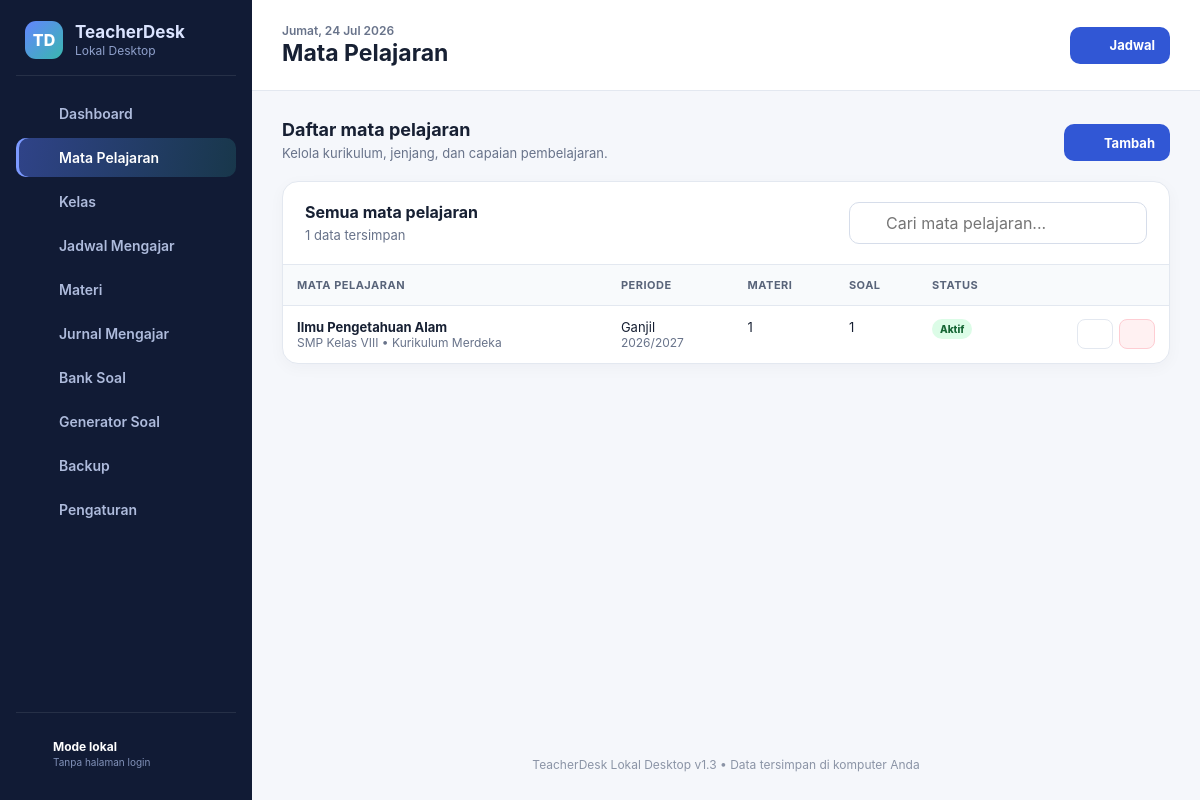
Screenshot of /index.php?page=subjects with the database file from the repository.
### tables this page shows
CREATE TABLE subjects (
    id BIGINT UNSIGNED AUTO_INCREMENT PRIMARY KEY,
    name VARCHAR(150) NOT NULL,
    grade_level VARCHAR(120) NOT NULL,
    semester VARCHAR(20) NOT NULL DEFAULT 'Ganjil',
    academic_year VARCHAR(20) NOT NULL,
    curriculum VARCHAR(120) NULL,
    description TEXT NULL,
    learning_outcomes TEXT NULL,
    status ENUM('active','archived') NOT NULL DEFAULT 'active',
    created_at TIMESTAMP DEFAULT CURRENT_TIMESTAMP,
    updated_at TIMESTAMP DEFAULT CURRENT_TIMESTAMP ON UPDATE CURRENT_TIMESTAMP,
    INDEX idx_subject_status (status),
    INDEX idx_subject_name (name)
);

### index.php (called while the page is built, shortened)
<?php
$page = $_GET['page'] ?? 'dashboard';
require __DIR__ . '/includes/header.php';
require __DIR__ . '/includes/sidebar.php';
require __DIR__ . '/pages/' . $page . '.php';
require __DIR__ . '/includes/footer.php';

### pages/subjects.php (the view, shortened to what this page needs)
<?php
$subjects = $db->query('SELECT s.*,(SELECT COUNT(*) FROM materials m WHERE m.subject_id=s.id) material_count,(SELECT COUNT(*) FROM questions q WHERE q.subject_id=s.id) question_count FROM subjects s ORDER BY s.status,s.name')->fetchAll();
?>
<div class="section-title"><div><h2>Daftar mata pelajaran</h2><p>Kelola kurikulum, jenjang, dan capaian pembelajaran.</p></div><a class="btn btn-primary" href="<?= url('subjects',['create'=>1]) ?>"><?= icon('plus',17) ?> Tambah</a></div>
<section class="card mt-3"><div class="card-header"><div><h2>Semua mata pelajaran</h2><p><?= count($subjects) ?> data tersimpan</p></div><div class="search-box"><?= icon('search',17) ?><input class="form-control" placeholder="Cari mata pelajaran..." data-filter-table="#subject-table"></div></div><div class="table-wrap"><table class="data-table" id="subject-table"><thead><tr><th>Mata pelajaran</th><th>Periode</th><th>Materi</th><th>Soal</th><th>Status</th><th></th></tr></thead><tbody>
<?php foreach($subjects as $item): ?><tr><td><strong><?= e($item['name']) ?></strong><div class="muted text-sm"><?= e($item['grade_level']) ?> • <?= e($item['curriculum']) ?></div></td><td><?= e($item['semester']) ?><div class="muted text-sm"><?= e($item['academic_year']) ?></div></td><td><?= (int)$item['material_count'] ?></td><td><?= (int)$item['question_count'] ?></td><td><?= status_badge($item['status']) ?></td><td><div class="actions"><a class="btn btn-secondary btn-sm" href="<?= url('subjects',['edit'=>$item['id']]) ?>"><?= icon('edit',14) ?></a><form method="post" data-confirm="Hapus mata pelajaran ini? Data terkait dapat mencegah penghapusan."><?= csrf_field() ?><input type="hidden" name="action" value="delete_subject"><input type="hidden" name="id" value="<?= $item['id'] ?>"><button class="btn btn-danger btn-sm" type="submit"><?= icon('trash',14) ?></button></form></div></td></tr><?php endforeach; ?>
</tbody></table></div></section>

### app/helpers.php (shortened to what this page needs)
<?php
function e(?string $value): string
{
    return htmlspecialchars((string) $value, ENT_QUOTES, 'UTF-8');
}
function url(string $page = 'dashboard', array $params = []): string
{
    $params = array_merge(['page' => $page], $params);
    return 'index.php?' . http_build_query($params);
}
function status_badge(string $status): string
{
    $labels = [
        'active' => 'Aktif', 'archived' => 'Arsip', 'planned' => 'Direncanakan',
        'in_progress' => 'Berjalan', 'completed' => 'Selesai', 'scheduled' => 'Terjadwal',
        'done' => 'Terlaksana', 'postponed' => 'Ditunda', 'cancelled' => 'Dibatalkan',
        'assignment' => 'Diganti Tugas', 'draft' => 'Draf', 'reviewed' => 'Ditinjau',
        'approved' => 'Disetujui', 'rejected' => 'Ditolak',
    ];
    $class = match ($status) {
        'active', 'done', 'completed', 'approved' => 'success',
        'in_progress', 'reviewed' => 'info',
        'postponed', 'assignment', 'planned', 'scheduled', 'draft' => 'warning',
        'cancelled', 'rejected' => 'danger',
        default => 'neutral',
    };
    return '<span class="badge badge-' . $class . '">' . e($labels[$status] ?? ucfirst($status)) . '</span>';
}
function icon(string $name, int $size = 20): string
{
    $body = $paths[$name] ?? $paths['file'];
    return '<svg class="icon" width="' . $size . '" height="' . $size . '" viewBox="0 0 24 24" fill="none" stroke="currentColor" stroke-width="2" stroke-linecap="round" stroke-linejoin="round" aria-hidden="true">' . $body . '</svg>';
}

### assets/css/app.css (style rules this page uses)
:root { --primary:#3157d5;--primary-dark:#2443a9;--primary-soft:#eef2ff;--accent:#0d9488; --bg:#f5f7fb;--surface:#fff;--surface-2:#f8fafc;--text:#172033;--muted:#68738a; --border:#e3e8f0;--danger:#c9364b;--warning:#a76500;--success:#15803d;--info:#0369a1; --shadow:0 10px 30px rgba(25,40,75,.08);--radius:16px;--sidebar:252px; }
* { box-sizing:border-box }
html { font-family:Inter,ui-sans-serif,system-ui,-apple-system,"Segoe UI",sans-serif;color:var(--text);background:var(--bg) }
body { margin:0;min-height:100vh;min-width:1200px }
a { color:inherit;text-decoration:none }
button,input,select,textarea { font:inherit }
button { cursor:pointer }
.icon { flex:0 0 auto }
.card { background:var(--surface);border:1px solid var(--border);border-radius:var(--radius);box-shadow:0 4px 16px rgba(24,35,63,.035) }
.card-header { display:flex;align-items:flex-start;justify-content:space-between;gap:16px;padding:20px 22px;border-bottom:1px solid var(--border) }
.card-header h2,.card-header h3 { margin:0;font-size:16px }
.card-header p { margin:5px 0 0;color:var(--muted);font-size:13px }
.section-title { display:flex;justify-content:space-between;align-items:end;gap:20px;margin:28px 0 14px }
.section-title:first-child { margin-top:0 }
.section-title h2 { margin:0;font-size:18px }
.section-title p { margin:5px 0 0;color:var(--muted);font-size:13px }
.btn { border:1px solid transparent;border-radius:10px;padding:9px 14px;font-weight:700;font-size:13px;display:inline-flex;align-items:center;justify-content:center;gap:8px;transition:.18s;white-space:nowrap }
.btn-primary { background:var(--primary);color:#fff }
.btn-secondary { background:#fff;border-color:var(--border);color:var(--text) }
.btn-danger { background:#fff1f2;border-color:#fecdd3;color:var(--danger) }
.btn-sm { padding:7px 10px;font-size:12px;border-radius:8px }
.form-control { width:100%;border:1px solid #d6ddea;border-radius:10px;background:#fff;color:var(--text);padding:10px 12px;outline:none;transition:.15s }
.search-box { position:relative;min-width:230px }
.search-box .icon { position:absolute;left:11px;top:50%;transform:translateY(-50%);color:#8290aa }
.search-box input { padding-left:36px }
.table-wrap { overflow:auto }
.data-table { width:100%;border-collapse:collapse;min-width:720px }
.data-table th,.data-table td { text-align:left;padding:13px 14px;border-bottom:1px solid var(--border);font-size:13px;vertical-align:top }
.data-table th { background:#f8fafc;color:#59647a;font-size:11px;text-transform:uppercase;letter-spacing:.045em;white-space:nowrap }
.data-table tr:last-child td { border-bottom:0 }
.actions { display:flex;gap:6px;justify-content:flex-end }
.badge { display:inline-flex;align-items:center;border-radius:999px;padding:4px 8px;font-size:10px;font-weight:800 }
.badge-success { background:#dcfce7;color:#166534 }
.muted { color:var(--muted) }
.text-sm { font-size:12px }
.mt-3 { margin-top:20px }

### rows the page displays
subjects: name "Ilmu Pengetahuan Alam", grade_level "SMP Kelas VIII", curriculum "Kurikulum Merdeka", semester "Ganjil", academic_year "2026/2027", material_count "1", question_count "1", status "Aktif", $size 14 (drawn)

### other values shown
$label "Dashboard"
$label "Mata Pelajaran"
$label "Kelas"
$label "Jadwal Mengajar"
$label "Materi"
$label "Jurnal Mengajar"
$label "Bank Soal"
$label "Generator Soal"
$label "Backup"
$label "Pengaturan"
count($subjects) "1"
